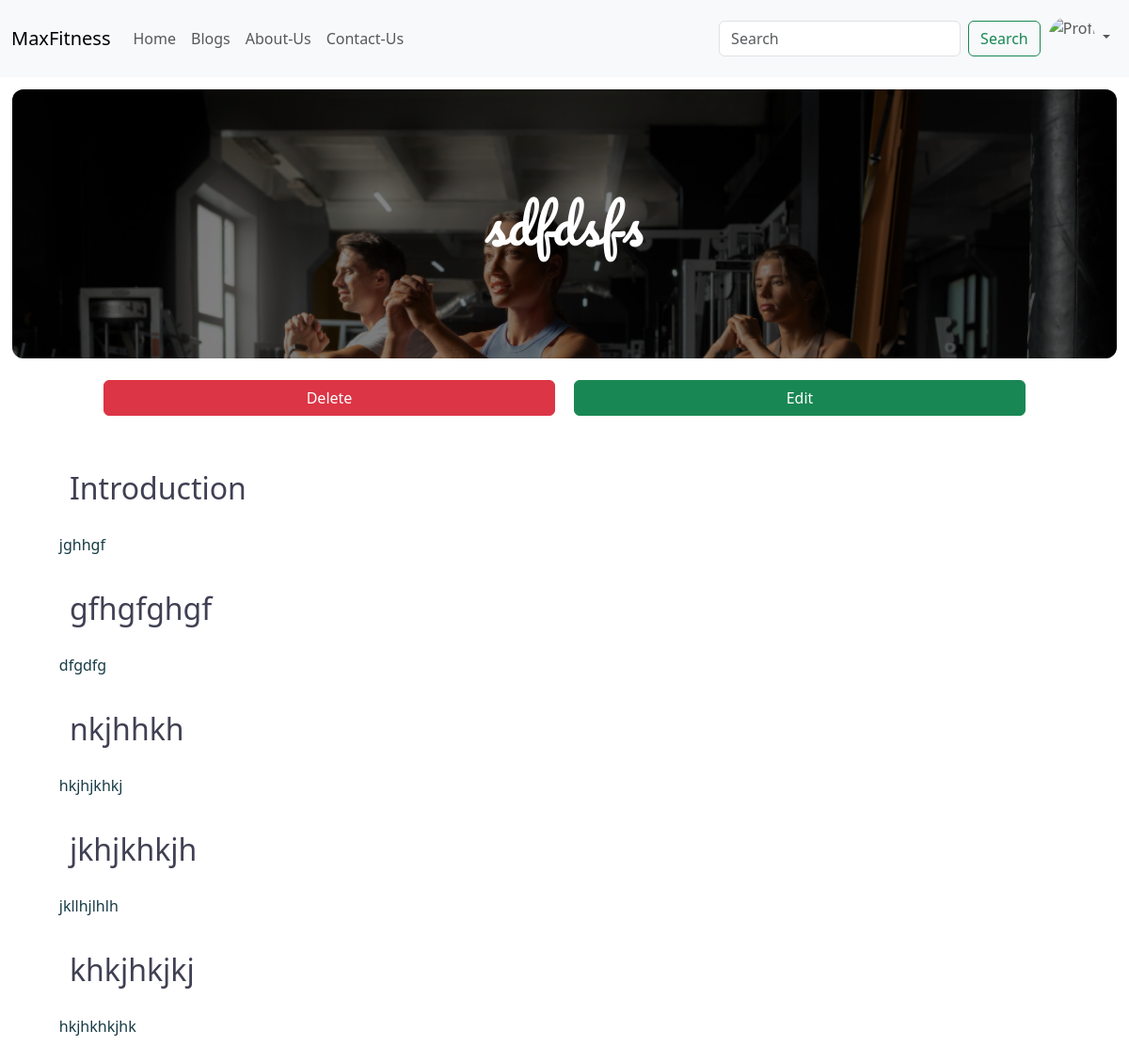
The app's page /blog/blog-page/6/ (signed in) with its own data.
### Blog/models.py (models this page shows, shortened)
class Blog(models.Model):
    CATEGORY_CHOICES = [
        ('Weight Loss', 'Weight Loss'),
        ('Weight Gain', 'Weight Gain'),
        ('Food', 'Food'),
        ('Health', 'Health'),
        ('Yoga', 'Yoga'),
        ('Muscle Gain', 'Muscle Gain'),
    ]
    blog_id = models.AutoField(primary_key=True, unique=True)
    title = models.CharField(max_length=3000)
    category = models.CharField(max_length=300,choices=CATEGORY_CHOICES)
    introduction = models.TextField(max_length=6000)
    sub_heading1 = models.CharField(max_length=1000)
    content1 = models.TextField(max_length=10000)
    sub_heading2 = models.CharField(max_length=1000)
    content2 = models.TextField(max_length=10000)
    sub_heading3 = models.CharField(max_length=1000)
    content3 = models.TextField(max_length=10000)
    sub_heading4 = models.CharField(max_length=1000)
    content4 = models.TextField(max_length=10000)
    post_date = models.DateTimeField(auto_now=True)
    published_by = models.ForeignKey(Blogger,on_delete=models.CASCADE,null=True)

### Blog/views.py (the view)
# urls.py: path('blog-page/<int:blog_id>/',views.view_blog,name='view_blog'),
def view_blog(request,blog_id):
    blog = models.Blog.objects.get(blog_id=blog_id)
    data = {
        'blog': blog
    }
    return render(request, 'Blog/view_blog.html',context=data)

### Blog/templates/Blog/view_blog.html (shortened to what this page needs)
<!doctype html>
{% load static %}
<html lang="en">
  <head>
    <link href="https://cdn.jsdelivr.net/npm/bootstrap@5.3.3/dist/css/bootstrap.min.css" rel="stylesheet">
    <link rel="stylesheet" href="{% static 'Blog/css/view_blog.css' %}">
    <link rel="stylesheet" href="{% static 'css/navbar.css' %}">
  </head>
  <body>
      {% include 'navbar.html' %}
    <main>
        <div class="blog-header">
            <H1>{{blog.title}}</H1>
        </div>
        <div class="edit-delete">
            {% if request.session.blogger_id %}
                {% if request.session.blogger_id == blog.published_by.blogger_id %}
                    <a href="{% url 'Blog:delete_blog' blog_id=blog.blog_id %}" class="btn btn-danger">Delete</a>
                    <a href="{% url 'Blog:update_blog' blog_id=blog.blog_id %}" class="btn btn-success">Edit</a>
                {% endif %}
            {% endif %}
        </div>
        <div class="blog-content mt-5 mb-5 container">
            <h3>Introduction</h3>
            <p>{{blog.introduction}}</p>
            <h3>{{blog.sub_heading1}}</h3>
            <p>{{blog.content1}}</p>
            <h3>{{blog.sub_heading2}}</h3>
            <p>{{blog.content2}}</p>
            <h3>{{blog.sub_heading3}}</h3>
            <p>{{blog.content3}}</p>
            <h3>{{blog.sub_heading4}}</h3>
            <p>{{blog.content4}}</p>
        </div>
    </main>
    </body>
</html>

### Blog/static/Blog/css/view_blog.css (style rules this page uses)
.blog-header { color: white; margin: 0.8em; border-radius: 12px; font-family: "Pacifico", cursive; text-align: center; }
.blog-header h1 { font-size: 55px; background-color: rgba(0, 0, 0, 0.492); width: 100%; height: 100%; padding: 2em 3em; border-radius: 12px; }
.blog-content h3 { color: #404054; margin-left: 1em; font-size: 2em; }
.blog-content p { color: #173B45; padding: 1.3em; }

### records on screen
Blog: title "sdfdsfs", introduction "jghhgf", sub_heading1 "gfhgfghgf", content1 "dfgdfg", sub_heading2 "nkjhhkh", content2 "hkjhjkhkj", sub_heading3 "jkhjkhkjh", content3 "jkllhjlhlh", sub_heading4 "khkjhkjkj", content4 "hkjhkhkjhk"
